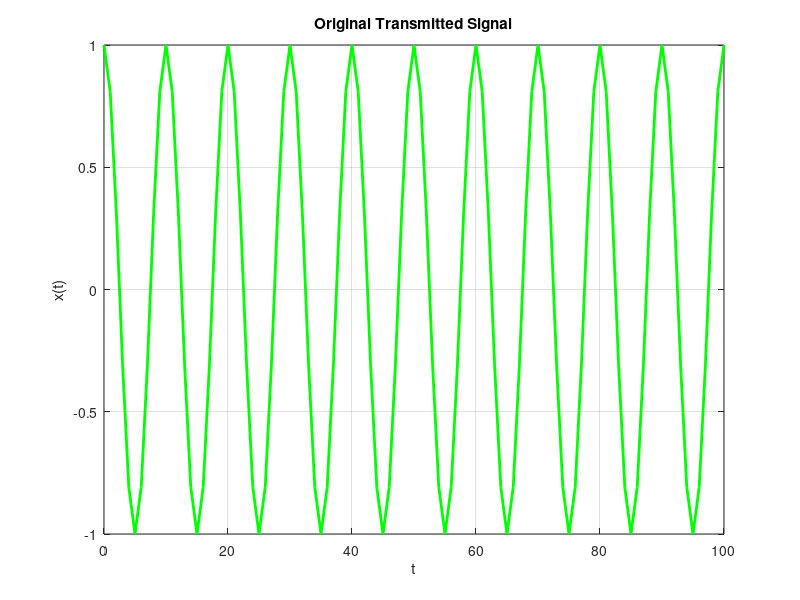
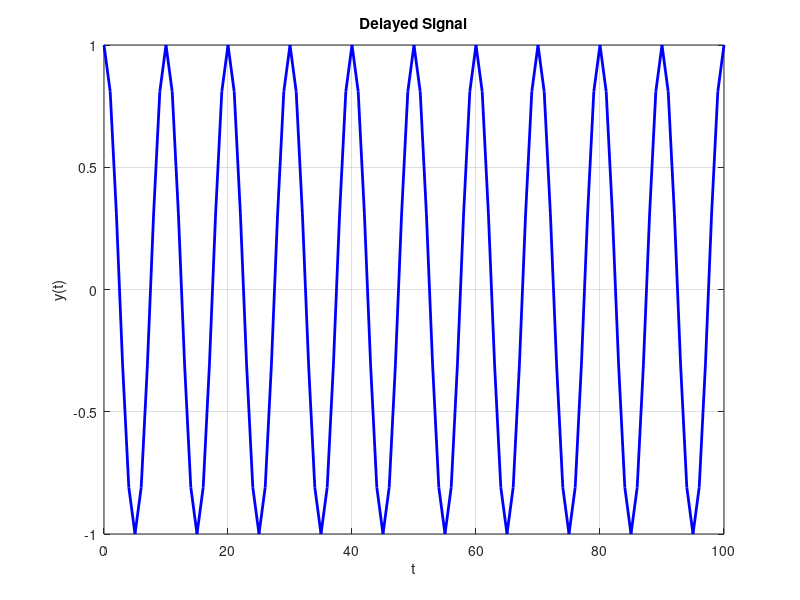
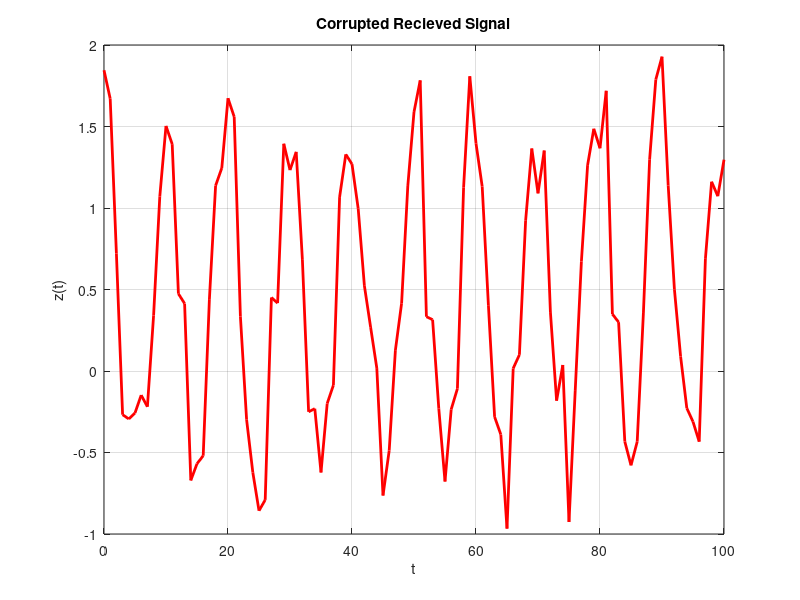
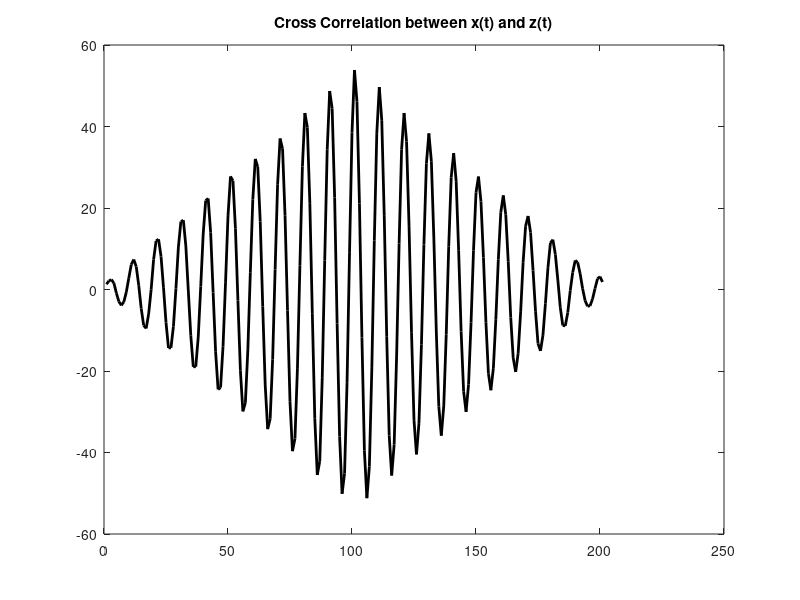

Here is the MATLAB script that generated these plots, in order:
% Ammar Bin Amir
% 19B-004-EE
% Section 'A'

% RADAR Application using Cross Correlation in MATLAB

t = 0:100
x = cos(2*pi*0.1*t)             % Original Signal
y = cos(2*pi*0.1*t-101.6e-6)    % Time-Shifting (Delayed)
z = y + rand(1,101)             % Noise Insertion

r = xcorr(x,z)

plot(t,x,'g','Linewidth',2)
title('Original Transmitted Signal')
xlabel('t')
ylabel('x(t)')
grid

figure

plot(t,y,'b','Linewidth',2)
title('Delayed Signal')
xlabel('t')
ylabel('y(t)')
grid

figure

plot(t,z,'r','Linewidth',2)
title('Corrupted Recieved Signal')
xlabel('t')
ylabel('z(t)')
grid

figure

plot(r,'k','Linewidth',2)
title('Cross Correlation between x(t) and z(t)')